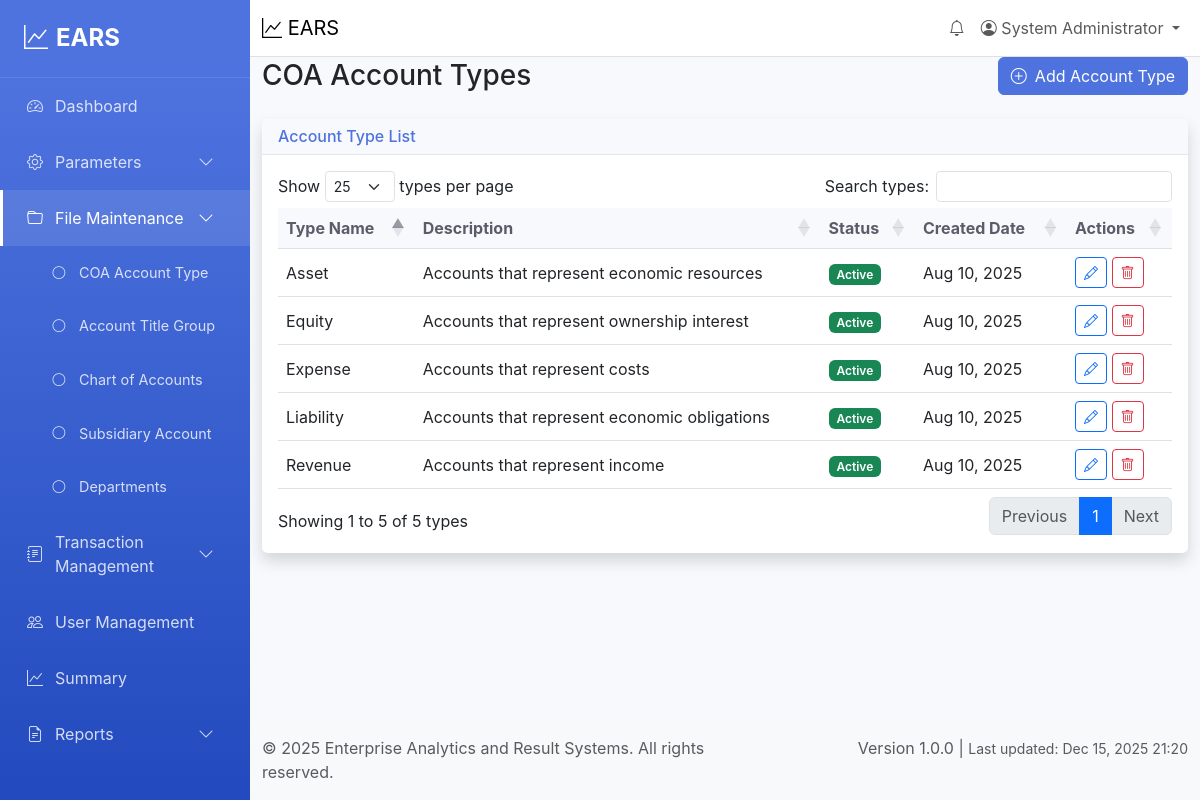
Page /file-maintenance/coa-account-type (signed in) on the committed database.
### tables this page shows
CREATE TABLE coa_account_types (
    id INT AUTO_INCREMENT PRIMARY KEY,
    type_name VARCHAR(100) NOT NULL,
    description TEXT,
    status ENUM('active', 'inactive') DEFAULT 'active',
    created_at TIMESTAMP DEFAULT CURRENT_TIMESTAMP,
    updated_at TIMESTAMP DEFAULT CURRENT_TIMESTAMP ON UPDATE CURRENT_TIMESTAMP
);

### views/file-maintenance/coa-account-type.php (the view, shortened to what the rows shown need)
<div class="row">
    <div class="col-12">
        <div class="d-flex justify-content-between align-items-center mb-4">
            <h1 class="h3 mb-0">COA Account Types</h1>
        </div>
    </div>
</div>
<div class="row">
    <div class="col-12">
        <div class="card shadow">
            <div class="card-body">
                <div class="table-responsive">
                    <table class="table table-hover" id="typesTable">
                        <thead>
                            <tr>
                                <th>Type Name</th>
                                <th>Description</th>
                                <th>Status</th>
                                <th>Created Date</th>
                                <th>Actions</th>
                            </tr>
                        </thead>
                        <tbody>
                            <?php foreach ($types as $type): ?>
                                <tr>
                                    <td><?= htmlspecialchars((string)$type['type_name']) ?></td>
                                    <td><?= htmlspecialchars((string)($type['description'] ?? '')) ?></td>
                                    <td>
                                        <span class="badge bg-<?= $type['status'] === 'active' ? 'success' : 'secondary' ?>">
                                            <?= ucfirst($type['status']) ?>
                                        </span>
                                    </td>
                                    <td><?= date('M d, Y', strtotime($type['created_at'])) ?></td>
                                    <td>
                                        <button type="button" class="btn btn-sm btn-outline-primary"
                                                onclick="editType(<?= htmlspecialchars(json_encode($type)) ?>)">
                                            <i class="bi bi-pencil"></i>
                                        </button>
                                        <button type="button" class="btn btn-sm btn-outline-danger"
                                                onclick="deleteType(<?= $type['id'] ?>)">
                                            <i class="bi bi-trash"></i>
                                        </button>
                                    </td>
                                </tr>
                            <?php endforeach; ?>
                        </tbody>
                    </table>
                </div>
            </div>
        </div>
    </div>
</div>

### rows in the picture
coa_account_types: type_name "Asset", description "Accounts that represent economic resources", status "Active", created_at "Aug 10, 2025"
coa_account_types: type_name "Equity", description "Accounts that represent ownership interest", status "Active", created_at "Aug 10, 2025"
coa_account_types: type_name "Expense", description "Accounts that represent costs", status "Active", created_at "Aug 10, 2025"
coa_account_types: type_name "Liability", description "Accounts that represent economic obligations", status "Active", created_at "Aug 10, 2025"
coa_account_types: type_name "Revenue", description "Accounts that represent income", status "Active", created_at "Aug 10, 2025"

### other values in the picture
$user['full_name'] "System Administrator"
APP_NAME "Enterprise Analytics and Result Systems"
APP_VERSION "1.0.0"
